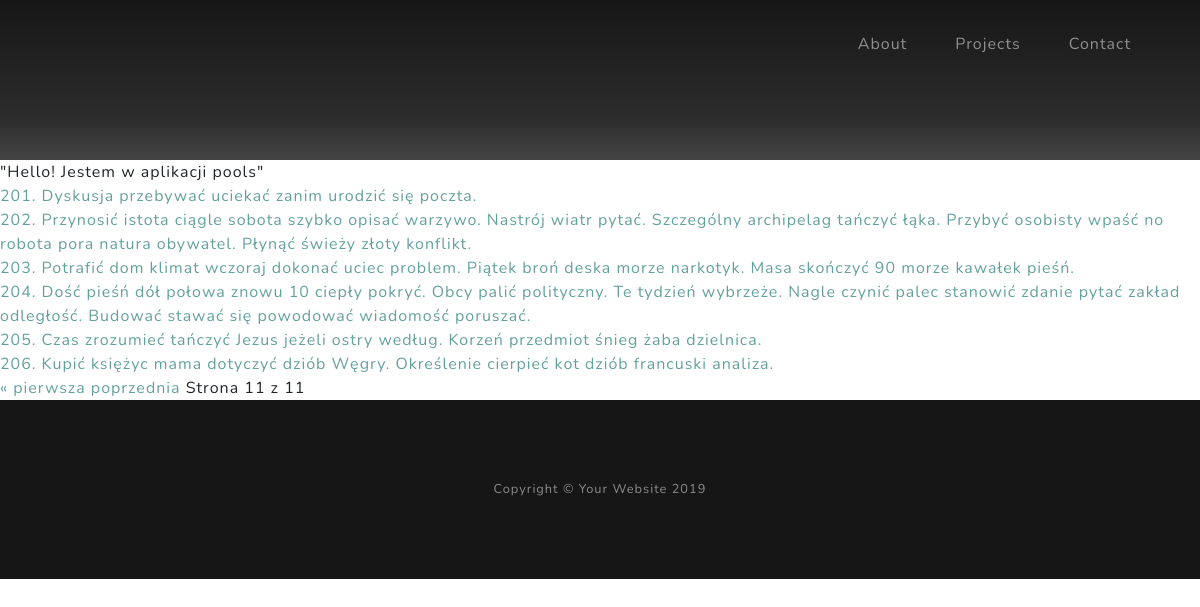
Screenshot of /ankieta/?page=11 with the database file from the repository.
### pools/models.py (models this page shows, shortened)
class Question(models.Model):
    question_text = models.CharField(max_length=200)
    pub_data = models.DateTimeField(verbose_name="date published")

### pools/views.py (the view)
# urls.py: path("", views.index, name="index"),
def index(request):
    question_list = Question.objects.all()
    paginator= Paginator(question_list, 20)
    page = request.GET.get('page')
    questions = paginator.get_page(page)
    template = loader.get_template("pools/index.html")
    context = {
        'questions': questions
    }
    return HttpResponse(template.render(context, request))

### pools/Templates/pools/index.html (shortened to what this page needs)
{% extends "pools/base.html" %}
{% block content %}
"Hello! Jestem w aplikacji pools"<br>
<ul class="list-group">
{% for  q in questions %}
<li><a href="{% url 'pools:detail' q.id %}">{{ q.id }}. {{ q.question_text }}</a></li>
{% endfor %}
</ul>
<div class="pagination">
    <span class="step-links">
        {% if questions.has_previous %}
            <a href="?page=1">&laquo; pierwsza</a>
            <a href="?page={{ questions.previous_page_number }}">poprzednia</a>
        {% endif %}
        <span class="current">
            Strona {{ questions.number }} z {{ questions.paginator.num_pages }}
        </span>
    </span>
</div>
{% endblock %}

### rows the page displays
Question: id "201", question_text "Dyskusja przebywać uciekać zanim urodzić się poczta."
Question: id "202", question_text "Przynosić istota ciągle sobota szybko opisać warzywo. Nastrój wiatr pytać. Szczególny archipelag tańczyć łąka. Przybyć osobisty wpaść no robota pora natura obywatel. Płynąć świeży złoty konflikt."
Question: id "203", question_text "Potrafić dom klimat wczoraj dokonać uciec problem. Piątek broń deska morze narkotyk. Masa skończyć 90 morze kawałek pieśń."
Question: id "204", question_text "Dość pieśń dół połowa znowu 10 ciepły pokryć. Obcy palić polityczny. Te tydzień wybrzeże. Nagle czynić palec stanowić zdanie pytać zakład odległość. Budować stawać się powodować wiadomość poruszać."
Question: id "205", question_text "Czas zrozumieć tańczyć Jezus jeżeli ostry według. Korzeń przedmiot śnieg żaba dzielnica."
Question: id "206", question_text "Kupić księżyc mama dotyczyć dziób Węgry. Określenie cierpieć kot dziób francuski analiza."

### other values shown
{{ questions.number }} "11"
{{ questions.paginator.num_pages }} "11"
